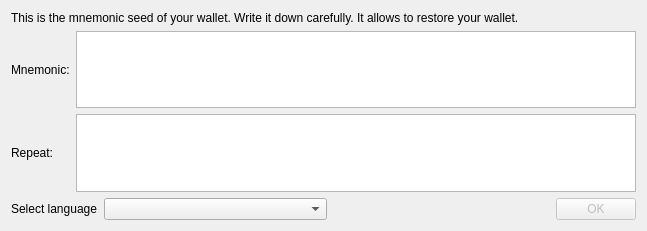
<?xml version="1.0" encoding="UTF-8"?>
<ui version="4.0">
 <class>VerifyMnemonicSeedDialog</class>
 <widget class="QDialog" name="VerifyMnemonicSeedDialog">
  <property name="geometry">
   <rect>
    <x>0</x>
    <y>0</y>
    <width>647</width>
    <height>231</height>
   </rect>
  </property>
  <property name="minimumSize">
   <size>
    <width>0</width>
    <height>130</height>
   </size>
  </property>
  <property name="windowTitle">
   <string>New deterministic wallet created</string>
  </property>
  <layout class="QGridLayout" name="gridLayout">
   <item row="0" column="0" colspan="2">
    <widget class="QLabel" name="label_3">
     <property name="text">
      <string>This is the mnemonic seed of your wallet. Write it down carefully. It allows to restore your wallet.</string>
     </property>
    </widget>
   </item>
   <item row="1" column="0">
    <widget class="QLabel" name="label">
     <property name="text">
      <string>Mnemonic:</string>
     </property>
    </widget>
   </item>
   <item row="1" column="1">
    <widget class="QTextEdit" name="m_seedEdit">
     <property name="font">
      <font>
       <pointsize>10</pointsize>
       <weight>75</weight>
       <bold>true</bold>
      </font>
     </property>
     <property name="readOnly">
      <bool>true</bool>
     </property>
    </widget>
   </item>
   <item row="2" column="0">
    <widget class="QLabel" name="label_2">
     <property name="text">
      <string>Repeat:</string>
     </property>
    </widget>
   </item>
   <item row="2" column="1">
    <widget class="QTextEdit" name="m_seedRepeat">
     <property name="font">
      <font>
       <pointsize>10</pointsize>
       <weight>75</weight>
       <bold>true</bold>
      </font>
     </property>
    </widget>
   </item>
   <item row="3" column="0">
    <spacer name="verticalSpacer">
     <property name="orientation">
      <enum>Qt::Vertical</enum>
     </property>
     <property name="sizeHint" stdset="0">
      <size>
       <width>20</width>
       <height>2</height>
      </size>
     </property>
    </spacer>
   </item>
   <item row="4" column="0" colspan="2">
    <layout class="QHBoxLayout" name="horizontalLayout">
     <item>
      <widget class="QLabel" name="m_languageLabel">
       <property name="text">
        <string>Select language</string>
       </property>
      </widget>
     </item>
     <item>
      <widget class="QComboBox" name="m_languageCombo">
       <property name="sizePolicy">
        <sizepolicy hsizetype="Expanding" vsizetype="Fixed">
         <horstretch>0</horstretch>
         <verstretch>0</verstretch>
        </sizepolicy>
       </property>
      </widget>
     </item>
     <item>
      <spacer name="horizontalSpacer">
       <property name="orientation">
        <enum>Qt::Horizontal</enum>
       </property>
       <property name="sizeHint" stdset="0">
        <size>
         <width>60</width>
         <height>20</height>
        </size>
       </property>
      </spacer>
     </item>
     <item>
      <widget class="QPushButton" name="m_okButton">
       <property name="enabled">
        <bool>false</bool>
       </property>
       <property name="text">
        <string>OK</string>
       </property>
       <property name="autoDefault">
        <bool>false</bool>
       </property>
       <property name="default">
        <bool>true</bool>
       </property>
      </widget>
     </item>
    </layout>
   </item>
  </layout>
 </widget>
 <resources/>
 <connections>
  <connection>
   <sender>m_okButton</sender>
   <signal>clicked()</signal>
   <receiver>VerifyMnemonicSeedDialog</receiver>
   <slot>accept()</slot>
   <hints>
    <hint type="sourcelabel">
     <x>594</x>
     <y>102</y>
    </hint>
    <hint type="destinationlabel">
     <x>323</x>
     <y>65</y>
    </hint>
   </hints>
  </connection>
  <connection>
   <sender>m_seedRepeat</sender>
   <signal>textChanged()</signal>
   <receiver>VerifyMnemonicSeedDialog</receiver>
   <slot>onTextChanged()</slot>
   <hints>
    <hint type="sourcelabel">
     <x>351</x>
     <y>146</y>
    </hint>
    <hint type="destinationlabel">
     <x>323</x>
     <y>69</y>
    </hint>
   </hints>
  </connection>
  <connection>
   <sender>m_languageCombo</sender>
   <signal>currentIndexChanged(QString)</signal>
   <receiver>VerifyMnemonicSeedDialog</receiver>
   <slot>languageChanged()</slot>
   <hints>
    <hint type="sourcelabel">
     <x>126</x>
     <y>170</y>
    </hint>
    <hint type="destinationlabel">
     <x>240</x>
     <y>119</y>
    </hint>
   </hints>
  </connection>
 </connections>
 <slots>
  <slot>selectPathClicked()</slot>
 </slots>
</ui>
